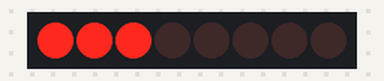
This sketch was run on a simulated Arduino Mega 2560, built with avr-gcc and run on an emulated ATmega2560. On the bench: 8 shift-register outputs drawn as a row of LEDs (first output left, lit = HIGH). Wiring (inferred from the names in the program): shift register (74HC595): data pin 21; shift clock pin 17; latch pin 22. Wiring (inferred from the signals the program sends): row of LEDs: on Q0, Q1, Q2, Q3, Q4, Q5, Q6, Q7.

Above: at 0.2 s.
At 1.7 s:
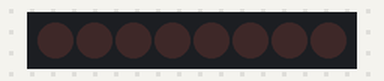
Timing chart, 0 to 3.0 s (numbered marks = the images above):
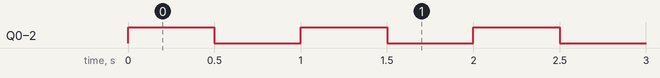

Measured:
- by itself, Q0–2: alternates HIGH for 0.50 s and LOW for 0.50 s

The sketch:

Test.ino
```cpp
#define SER 21    // pin 7 a SER del 74HC595
#define RCLK 22   // pin 8 a RCLK del 74HC595
#define SRCLK 17  // pin 9 a SRCLK del 74HC595

#define LED0 1    // valor equivalente en decimal al LED0
#define LED1 2    // valor equivalente en decimal al LED1
#define LED2 4    // valor equivalente en decimal al LED2
#define LED3 8    // valor equivalente en decimal al LED3
#define LED4 16   // valor equivalente en decimal al LED4
#define LED5 32   // valor equivalente en decimal al LED5
#define LED6 64   // valor equivalente en decimal al LED6
#define LED7 128  // valor equivalente en decimal al LED7


void setup() {
  pinMode(SER, OUTPUT);    // pin establecido como salida
  pinMode(RCLK, OUTPUT);   // pin establecido como salida
  pinMode(SRCLK, OUTPUT);  // pin establecido como salida
}

void loop() {
  digitalWrite(RCLK, LOW);                             // nivel bajo a registro de almacenamiento
  shiftOut(SER, SRCLK, MSBFIRST, B00000111);  // enciende LED0, LED1 y LED7
  digitalWrite(RCLK, HIGH);                            // nivel alto a registro de almacenamiento
  delay(500);                                          // demora de medio segundo
  digitalWrite(RCLK, LOW);                             // nivel bajo a registro de almacenamiento
  shiftOut(SER, SRCLK, MSBFIRST, B00000000);           // enciende LED0, LED1 y LED7
  digitalWrite(RCLK, HIGH);                            // nivel alto a registro de almacenamiento
  delay(500);                                          // demora de medio segundo

}
  
```
